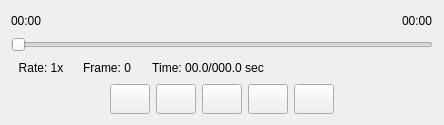
                        <widget class="QWidget" name="widget_86" native="true">
                         <property name="maximumSize">
                          <size>
                           <width>16777215</width>
                           <height>131</height>
                          </size>
                         </property>
                         <property name="styleSheet">
                          <string notr="true">border-color: rgb(0, 0, 0);</string>
                         </property>
                         <layout class="QVBoxLayout" name="verticalLayout_2">
                          <item>
                           <layout class="QHBoxLayout" name="horizontalLayout_15" stretch="0,1,0">
                            <property name="spacing">
                             <number>0</number>
                            </property>
                            <property name="sizeConstraint">
                             <enum>QLayout::SetMinimumSize</enum>
                            </property>
                            <item>
                             <widget class="QLabel" name="DePlayerStartTimeRight">
                              <property name="font">
                               <font>
                                <family>Arial</family>
                                <pointsize>9</pointsize>
                               </font>
                              </property>
                              <property name="text">
                               <string>00:00</string>
                              </property>
                             </widget>
                            </item>
                            <item>
                             <spacer name="horizontalSpacer_34">
                              <property name="orientation">
                               <enum>Qt::Horizontal</enum>
                              </property>
                              <property name="sizeHint" stdset="0">
                               <size>
                                <width>278</width>
                                <height>20</height>
                               </size>
                              </property>
                             </spacer>
                            </item>
                            <item>
                             <widget class="QLabel" name="DePlayerFinishTimeRight">
                              <property name="font">
                               <font>
                                <family>Arial</family>
                                <pointsize>9</pointsize>
                               </font>
                              </property>
                              <property name="text">
                               <string>00:00</string>
                              </property>
                             </widget>
                            </item>
                           </layout>
                          </item>
                          <item>
                           <widget class="QSlider" name="DePlayerSliderRight">
                            <property name="sizePolicy">
                             <sizepolicy hsizetype="Preferred" vsizetype="Preferred">
                              <horstretch>0</horstretch>
                              <verstretch>0</verstretch>
                             </sizepolicy>
                            </property>
                            <property name="minimumSize">
                             <size>
                              <width>0</width>
                              <height>12</height>
                             </size>
                            </property>
                            <property name="orientation">
                             <enum>Qt::Horizontal</enum>
                            </property>
                           </widget>
                          </item>
                          <item>
                           <layout class="QHBoxLayout" name="horizontalLayout_16" stretch="0,0,0,1">
                            <item>
                             <widget class="QLabel" name="DePlayerRateRight">
                              <property name="minimumSize">
                               <size>
                                <width>60</width>
                                <height>0</height>
                               </size>
                              </property>
                              <property name="font">
                               <font>
                                <family>Arial</family>
                                <pointsize>9</pointsize>
                               </font>
                              </property>
                              <property name="text">
                               <string>Rate: 1x</string>
                              </property>
                              <property name="alignment">
                               <set>Qt::AlignCenter</set>
                              </property>
                             </widget>
                            </item>
                            <item>
                             <widget class="QLabel" name="DePlayerFrameRight">
                              <property name="minimumSize">
                               <size>
                                <width>60</width>
                                <height>0</height>
                               </size>
                              </property>
                              <property name="font">
                               <font>
                                <family>Arial</family>
                                <pointsize>9</pointsize>
                               </font>
                              </property>
                              <property name="text">
                               <string>Frame: 0</string>
                              </property>
                              <property name="alignment">
                               <set>Qt::AlignCenter</set>
                              </property>
                             </widget>
                            </item>
                            <item>
                             <widget class="QLabel" name="DePlayerTimeRight">
                              <property name="minimumSize">
                               <size>
                                <width>130</width>
                                <height>0</height>
                               </size>
                              </property>
                              <property name="font">
                               <font>
                                <family>Arial</family>
                                <pointsize>9</pointsize>
                               </font>
                              </property>
                              <property name="text">
                               <string>Time: 00.0/000.0 sec</string>
                              </property>
                              <property name="alignment">
                               <set>Qt::AlignCenter</set>
                              </property>
                             </widget>
                            </item>
                            <item>
                             <spacer name="horizontalSpacer_45">
                              <property name="orientation">
                               <enum>Qt::Horizontal</enum>
                              </property>
                              <property name="sizeHint" stdset="0">
                               <size>
                                <width>40</width>
                                <height>20</height>
                               </size>
                              </property>
                             </spacer>
                            </item>
                           </layout>
                          </item>
                          <item>
                           <layout class="QGridLayout" name="gridLayout_15">
                            <item row="0" column="1">
                             <widget class="QPushButton" name="DePlayerLastButtonRight">
                              <property name="sizePolicy">
                               <sizepolicy hsizetype="Fixed" vsizetype="Fixed">
                                <horstretch>0</horstretch>
                                <verstretch>0</verstretch>
                               </sizepolicy>
                              </property>
                              <property name="minimumSize">
                               <size>
                                <width>40</width>
                                <height>30</height>
                               </size>
                              </property>
                              <property name="maximumSize">
                               <size>
                                <width>40</width>
                                <height>30</height>
                               </size>
                              </property>
                              <property name="font">
                               <font>
                                <pointsize>9</pointsize>
                               </font>
                              </property>
                              <property name="styleSheet">
                               <string notr="true">border-image: url(:/media/previous.png);</string>
                              </property>
                              <property name="text">
                               <string/>
                              </property>
                             </widget>
                            </item>
                            <item row="0" column="2">
                             <widget class="QPushButton" name="DePlayerSlowButtonRight">
                              <property name="sizePolicy">
                               <sizepolicy hsizetype="Fixed" vsizetype="Fixed">
                                <horstretch>0</horstretch>
                                <verstretch>0</verstretch>
                               </sizepolicy>
                              </property>
                              <property name="minimumSize">
                               <size>
                                <width>40</width>
                                <height>30</height>
                               </size>
                              </property>
                              <property name="maximumSize">
                               <size>
                                <width>40</width>
                                <height>30</height>
                               </size>
                              </property>
                              <property name="font">
                               <font>
                                <pointsize>9</pointsize>
                               </font>
                              </property>
                              <property name="styleSheet">
                               <string notr="true">border-image: url(:/media/rw.png);</string>
                              </property>
                              <property name="text">
                               <string/>
                              </property>
                             </widget>
                            </item>
                            <item row="0" column="0">
                             <spacer name="horizontalSpacer_2">
                              <property name="orientation">
                               <enum>Qt::Horizontal</enum>
                              </property>
                              <property name="sizeType">
                               <enum>QSizePolicy::Expanding</enum>
                              </property>
                              <property name="sizeHint" stdset="0">
                               <size>
                                <width>99</width>
                                <height>20</height>
                               </size>
                              </property>
                             </spacer>
                            </item>
                            <item row="0" column="5">
                             <widget class="QPushButton" name="DePlayerNextButtonRight">
                              <property name="sizePolicy">
                               <sizepolicy hsizetype="Fixed" vsizetype="Fixed">
                                <horstretch>0</horstretch>
                                <verstretch>0</verstretch>
                               </sizepolicy>
                              </property>
                              <property name="minimumSize">
                               <size>
                                <width>40</width>
                                <height>30</height>
                               </size>
                              </property>
                              <property name="maximumSize">
                               <size>
                                <width>40</width>
                                <height>30</height>
                               </size>
                              </property>
                              <property name="font">
                               <font>
                                <pointsize>9</pointsize>
                               </font>
                              </property>
                              <property name="styleSheet">
                               <string notr="true">border-image: url(:/media/next.png);</string>
                              </property>
                              <property name="text">
                               <string/>
                              </property>
                             </widget>
                            </item>
                            <item row="0" column="3">
                             <widget class="QPushButton" name="DePlayerPlayButtonRight">
                              <property name="sizePolicy">
                               <sizepolicy hsizetype="Fixed" vsizetype="Fixed">
                                <horstretch>0</horstretch>
                                <verstretch>0</verstretch>
                               </sizepolicy>
                              </property>
                              <property name="minimumSize">
                               <size>
                                <width>40</width>
                                <height>30</height>
                               </size>
                              </property>
                              <property name="maximumSize">
                               <size>
                                <width>40</width>
                                <height>30</height>
                               </size>
                              </property>
                              <property name="font">
                               <font>
                                <pointsize>9</pointsize>
                               </font>
                              </property>
                              <property name="styleSheet">
                               <string notr="true">border-image: url(:/media/play.png);</string>
                              </property>
                              <property name="text">
                               <string/>
                              </property>
                             </widget>
                            </item>
                            <item row="0" column="4">
                             <widget class="QPushButton" name="DePlayerFastButtonRight">
                              <property name="sizePolicy">
                               <sizepolicy hsizetype="Fixed" vsizetype="Fixed">
                                <horstretch>0</horstretch>
                                <verstretch>0</verstretch>
                               </sizepolicy>
                              </property>
                              <property name="minimumSize">
                               <size>
                                <width>40</width>
                                <height>30</height>
                               </size>
                              </property>
                              <property name="maximumSize">
                               <size>
                                <width>40</width>
                                <height>30</height>
                               </size>
                              </property>
                              <property name="font">
                               <font>
                                <pointsize>9</pointsize>
                               </font>
                              </property>
                              <property name="styleSheet">
                               <string notr="true">border-image: url(:/media/ff.png);</string>
                              </property>
                              <property name="text">
                               <string/>
                              </property>
                             </widget>
                            </item>
                            <item row="0" column="6">
                             <spacer name="horizontalSpacer_35">
                              <property name="orientation">
                               <enum>Qt::Horizontal</enum>
                              </property>
                              <property name="sizeType">
                               <enum>QSizePolicy::Expanding</enum>
                              </property>
                              <property name="sizeHint" stdset="0">
                               <size>
                                <width>99</width>
                                <height>20</height>
                               </size>
                              </property>
                             </spacer>
                            </item>
                           </layout>
                          </item>
                         </layout>
                        </widget>
